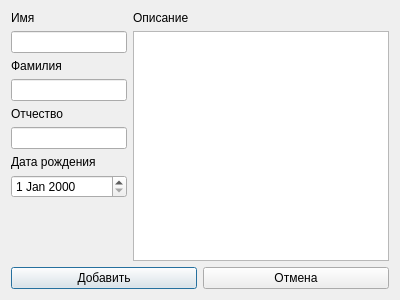
<?xml version="1.0" encoding="UTF-8"?>
<ui version="4.0">
 <class>Add_Person</class>
 <widget class="QDialog" name="Add_Person">
  <property name="geometry">
   <rect>
    <x>0</x>
    <y>0</y>
    <width>400</width>
    <height>300</height>
   </rect>
  </property>
  <property name="windowTitle">
   <string>Добавление Записи</string>
  </property>
  <layout class="QVBoxLayout" name="verticalLayout_3">
   <item>
    <layout class="QHBoxLayout" name="horizontalLayout">
     <item>
      <layout class="QVBoxLayout" name="verticalLayout_2">
       <item>
        <widget class="QLabel" name="label_4">
         <property name="text">
          <string>Имя</string>
         </property>
        </widget>
       </item>
       <item>
        <widget class="QLineEdit" name="name_le"/>
       </item>
       <item>
        <widget class="QLabel" name="label">
         <property name="text">
          <string>Фамилия</string>
         </property>
        </widget>
       </item>
       <item>
        <widget class="QLineEdit" name="surname_le"/>
       </item>
       <item>
        <widget class="QLabel" name="label_3">
         <property name="text">
          <string>Отчество</string>
         </property>
        </widget>
       </item>
       <item>
        <widget class="QLineEdit" name="father_name_le"/>
       </item>
       <item>
        <widget class="QLabel" name="label_2">
         <property name="text">
          <string>Дата рождения</string>
         </property>
        </widget>
       </item>
       <item>
        <widget class="QDateEdit" name="dateEdit"/>
       </item>
       <item>
        <spacer name="verticalSpacer">
         <property name="orientation">
          <enum>Qt::Vertical</enum>
         </property>
         <property name="sizeHint" stdset="0">
          <size>
           <width>20</width>
           <height>40</height>
          </size>
         </property>
        </spacer>
       </item>
      </layout>
     </item>
     <item>
      <layout class="QVBoxLayout" name="verticalLayout">
       <item>
        <widget class="QLabel" name="label_5">
         <property name="text">
          <string>Описание</string>
         </property>
        </widget>
       </item>
       <item>
        <widget class="QTextEdit" name="description_le"/>
       </item>
      </layout>
     </item>
    </layout>
   </item>
   <item>
    <layout class="QHBoxLayout" name="horizontalLayout_2">
     <item>
      <widget class="QPushButton" name="add_pb">
       <property name="text">
        <string>Добавить</string>
       </property>
      </widget>
     </item>
     <item>
      <widget class="QPushButton" name="cancel_pb">
       <property name="text">
        <string>Отмена</string>
       </property>
      </widget>
     </item>
    </layout>
   </item>
  </layout>
 </widget>
 <layoutdefault spacing="6" margin="11"/>
 <resources/>
 <connections/>
</ui>
